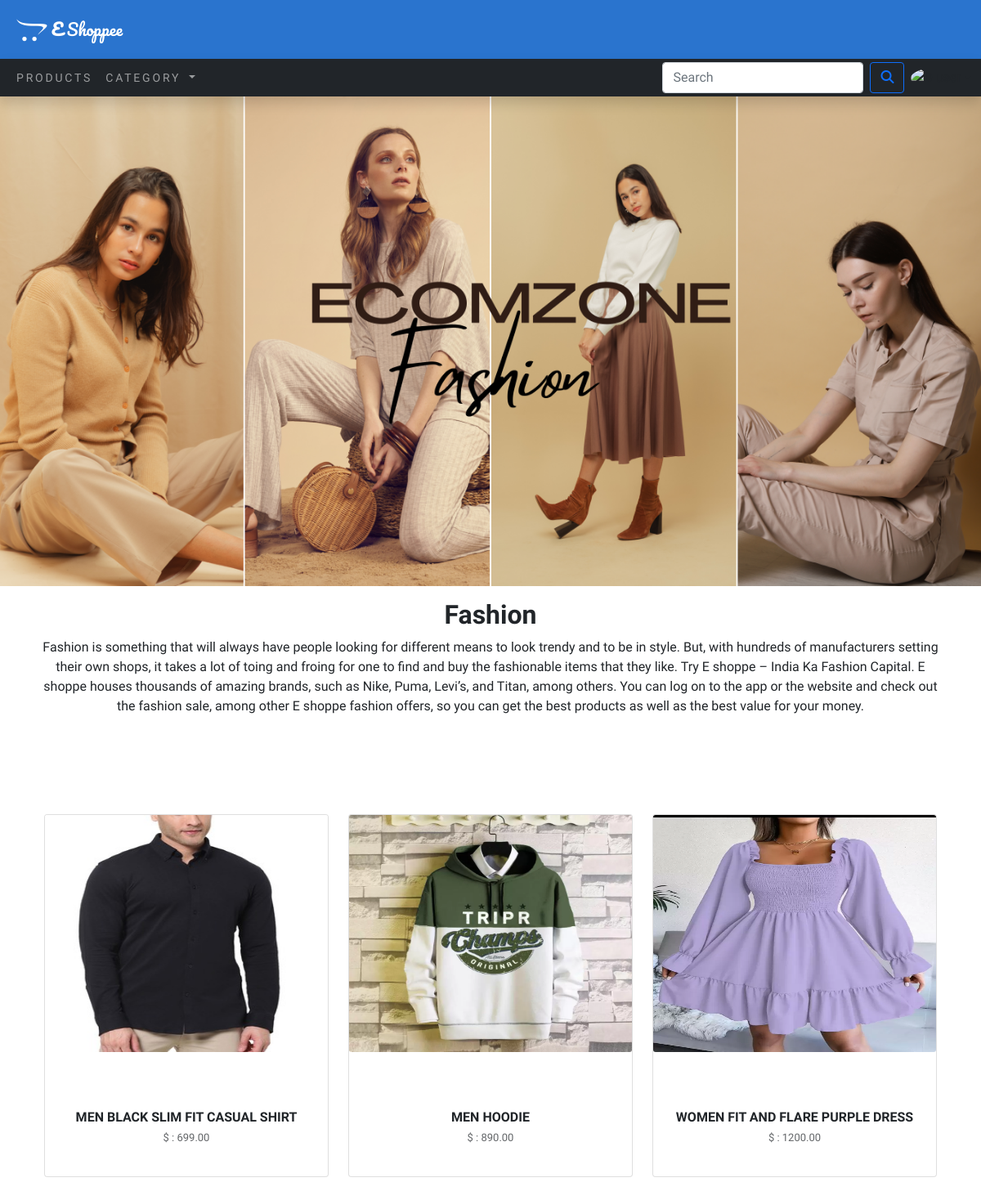
Page /fashion/ on the committed database.
### E_App/models.py (models this page shows, shortened)
class Category(models.Model):
    name = models.CharField(max_length=250, unique=True)
    slug = models.SlugField(max_length=250, unique=True)
    description = models.TextField(blank=True)
    cat_img = models.ImageField(upload_to='category')
    class Meta:
        ordering = ('name',)
        verbose_name = 'category'
        verbose_name_plural = 'categories'
    def get_url(self):
        return reverse('E_App:prod_by_cat', args=[self.slug])

class Product(models.Model):
    name = models.CharField(max_length=250, unique=True)
    slug = models.SlugField(max_length=250, unique=True)
    description = models.TextField(blank=True)
    price = models.DecimalField(max_digits=10, decimal_places=2)
    category = models.ForeignKey(Category, on_delete=models.CASCADE)
    product_image = models.ImageField(upload_to='product')
    stock = models.IntegerField()
    available = models.BooleanField(default=True)
    created = models.DateTimeField(auto_now_add=True)
    updated = models.DateTimeField(auto_now=True)
    class Meta:
        ordering = ('name',)
        verbose_name = 'product'
        verbose_name_plural = 'products'

### E_App/views.py (the view)
# urls.py: path('', views.AllProdCat, name='AllProdCat'),
def AllProdCat(request, cat_slug = None):
    cat_page = None
    product_list = None
    if cat_slug != None:
        cat_page = get_object_or_404(Category, slug=cat_slug)
        product_list = Product.objects.all().filter(category=cat_page, available=True)
    else:
        product_list = Product.objects.all().filter(available=True)
    paginator = Paginator(product_list, 6)
    try:
        page = int(request.GET.get('page', '1'))
    except:
        page = 1
    try:
        products = paginator.page(page)
    except (EmptyPage, InvalidPage):
        products = paginator.page(paginator.num_pages)
    return render(request, 'category.html', {'category': cat_page, 'products': products})

### E_App/context_processors.py (called while the page is built)
def menu_links(request):
    links = Category.objects.all()
    return dict(links=links)

### template/category.html (shortened to what this page needs)
{% extends 'base.html' %}
{% load static %}
{% block content %}
{% if category %}
<div class="mx-auto">
    <img width="100%" src="{{category.cat_img.url}}" alt="{{category.name}}">
    <div class="container text-center p-3">
        <h2><b>{{category.name}}</b></h2>
        <p>{{category.description}}</p>
    </div>
</div>
{% endif %}
<div class="section-products">
    <div class="container">
        <div class="row mx-auto">
            {% for product in products %}
            <div class="col-md-6 col-lg-4 col-xl-4 py-2">
                <div class="card text-center">
                        <div id="product-1" class="single-product">
                            <div class="part-1">
                                <img class="card-img part-1" src="{{product.product_image.url}}" alt="{{product.name}}">
                            </div>
                        </div>
                        <div class="card-body part-2">
                            <a href="{{product.get_url}}">
                                <div class="card-title py-2" >
                                    <h3 class="prodname">{{ product.name }}</h3>
                                    <h4 class="prodprice">$ : {{ product.price }}</h4>
                                </div>
                            </a>
                        </div>
                </div>
            </div>
            {% endfor %}
        </div>
</div>
{% endblock %}

### static/css/custom.css (style rules this page uses)
body { font-family: 'Dosis', sans-serif; }
a, a:hover { text-decoration: none; color: inherit; }
.section-products { padding: 80px 0 54px; }
.section-products .single-product { margin-bottom: 26px; }
.section-products .single-product .part-1 { position: relative; height: 290px; max-height: 290px; margin-bottom: 20px; overflow: hidden; }
.section-products .single-product .part-1::before { position: absolute; content: ""; top: 0; left: 0; width: 100%; height: 100%; z-index: -1; transition: all 0.3s; }
.section-products #product-1 .part-1::before { background-size: cover; transition: all 0.3s; }
.prodname { font-size: medium; font-weight: bold; text-transform: uppercase; }
.prodprice { font-size: 13px; opacity: 70%; }

### rows in the picture
Category: cat_img (picture), name "Fashion", description "Fashion is something that will always have people looking for different means to look trendy and to be in style. But, with hundreds of manufacturers setting their own shops, it takes a lot of toing and froing for one to find and buy the fashionable items that they like. Try E shoppe – India Ka Fashion Capital. E shoppe houses thousands of amazing brands, such as Nike, Puma, Levi’s, and Titan, among others. You can log on to the app or the website and check out the fashion sale, among other E shoppe fashion offers, so you can get the best products as well as the best value for your money."
Product: product_image (picture), name "MEN BLACK SLIM FIT CASUAL SHIRT", price "699.00"
Product: product_image (picture), name "MEN HOODIE", price "890.00"
Product: product_image (picture), name "WOMEN FIT AND FLARE PURPLE DRESS", price "1200.00"
